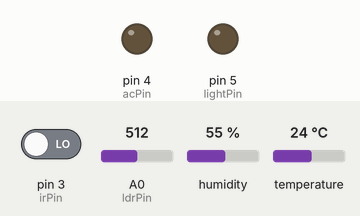
Recording of a sketch running on a simulated Arduino Uno, built with avr-gcc and run on an emulated ATmega328P. Parts: output pins drawn as LEDs (lit = HIGH). The inputs (shaded band) are chosen by the test bench; at power-on: pin 3 (irPin) LOW, temperature 24 °C, A0 (ldrPin) = 512, humidity 55 %. What the sketch prints to the serial monitor is not drawn.

Above: at 1.8 s.
1.9 s: pin 3 (irPin) driven HIGH
3.5 s: temperature set to 24.7 °C
5.2 s: temperature set to 25.6 °C
At 6.5 s:
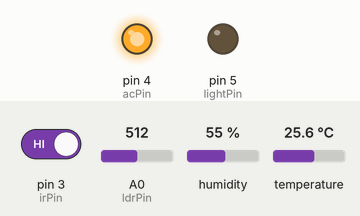
7.5 s: A0 (ldrPin) set to 484
At 8.3 s:
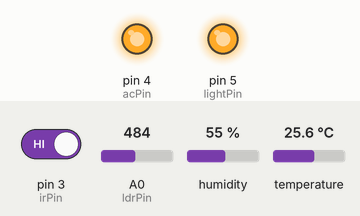
9.5 s: temperature set to 12 °C
At 11.2 s:
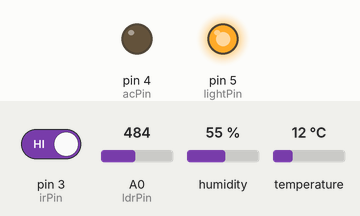
11.5 s: temperature set to 28 °C
At 13.1 s:
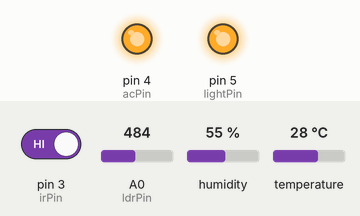
Timing chart, 0 to 14.5 s (numbered marks = the images above; inputs shaded):
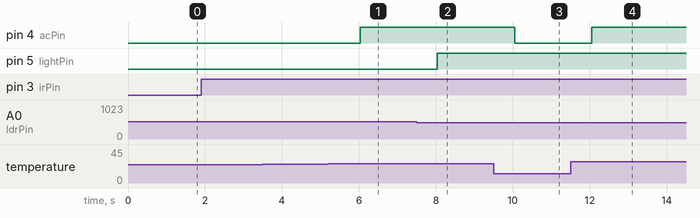

The sketch:

main.ino
```cpp
#include <DHT.h>

#define DHTPIN 2
#define DHTTYPE DHT22
DHT dht(DHTPIN, DHTTYPE);

int irPin = 3;
int ldrPin = A0;
int acPin = 4;
int lightPin = 5;

void setup() {
  pinMode(irPin, INPUT);
  pinMode(acPin, OUTPUT);
  pinMode(lightPin, OUTPUT);
  dht.begin();
  Serial.begin(9600);
}

void loop() {
  int irState = digitalRead(irPin);
  int ldrValue = analogRead(ldrPin);
  float temp = dht.readTemperature();

  Serial.print("Temp: "); Serial.print(temp);
  Serial.print(" C | IR: "); Serial.print(irState);
  Serial.print(" | LDR: "); Serial.println(ldrValue);

  if (irState == HIGH) { // Person detected
    // Light control
    if (ldrValue < 500) {
      digitalWrite(lightPin, HIGH);
      Serial.println("Room Light ON");
    } else {
      digitalWrite(lightPin, LOW);
      Serial.println("Room Light OFF");
    }

    // AC control
    if (temp > 25) {
      digitalWrite(acPin, HIGH);
      Serial.println("AC ON");
    } else {
      digitalWrite(acPin, LOW);
      Serial.println("AC OFF");
    }

  } else { // No person
    digitalWrite(lightPin, LOW);
    digitalWrite(acPin, LOW);
    Serial.println("Room Empty → AC and Light OFF");
  }
//setting delay for led
  delay(1000);
}
```

Measured:
- the behaviour switches between 25 and 25.1 °C on temperature (found by bisection; images 0 and 1)
- the behaviour switches between 500 and 499 on A0 (ldrPin) (found by bisection; images 1 and 2)
- after the input at 1.9 s, every drawn part: stays the same
- after the input at 3.5 s, every drawn part: stays the same
- after the input at 5.2 s, pin 4 (acPin): LOW → HIGH after 0.83 s
- after the input at 7.5 s, pin 5 (lightPin): LOW → HIGH after 0.54 s
- after the input at 9.5 s, pin 4 (acPin): HIGH → LOW after 0.55 s
- after the input at 11.5 s, pin 4 (acPin): LOW → HIGH after 0.55 s
